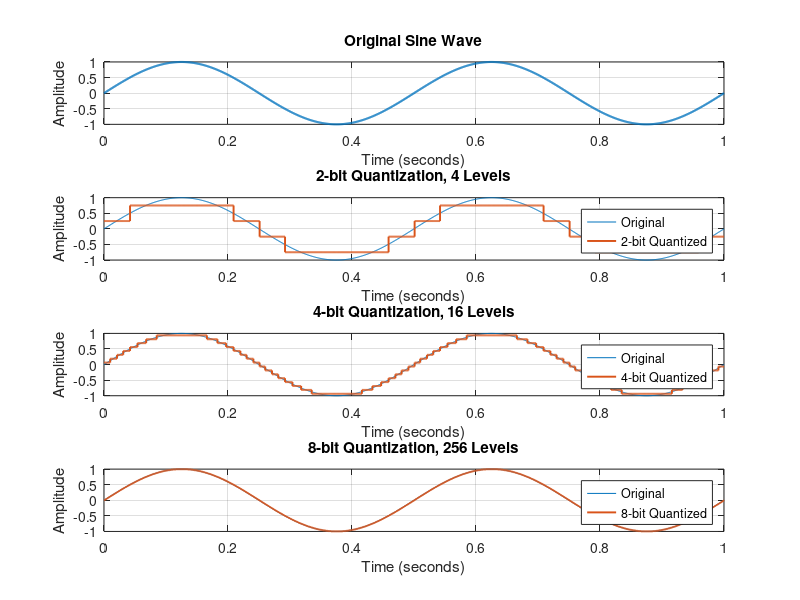
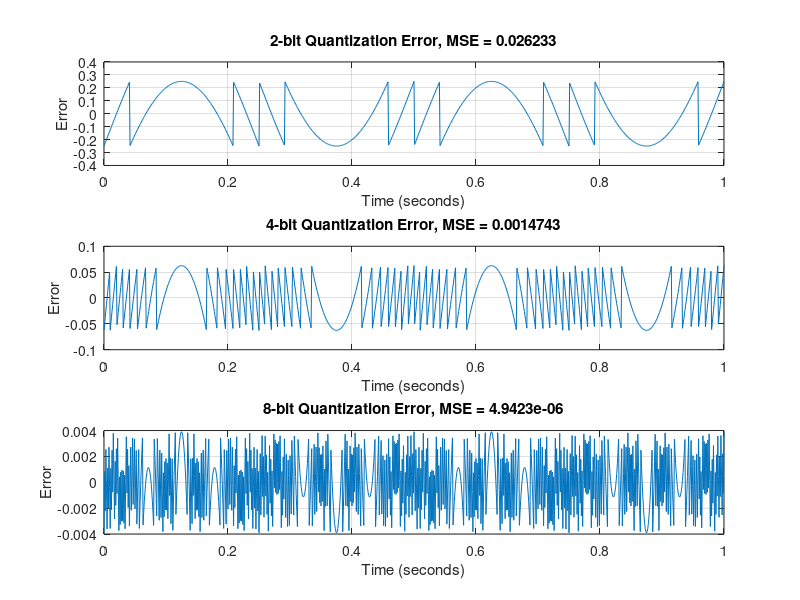

Write MATLAB code to recreate these figures, in order.
clc;
clear;
close all;

% Generate original sine wave
f = 2;
T = 1;
t = 0:0.001:T;
x = sin(2*pi*f*t);

% Signal range
x_min = -1;
x_max = 1;

% Bit resolutions
bits2 = 2;
bits4 = 4;
bits8 = 8;

% Number of levels
L2 = 2^bits2;
L4 = 2^bits4;
L8 = 2^bits8;

% Quantization step sizes
delta2 = (x_max - x_min) / L2;
delta4 = (x_max - x_min) / L4;
delta8 = (x_max - x_min) / L8;

% -----------------------------
% 2-bit quantization
% -----------------------------
index2 = floor((x - x_min) / delta2);
index2(index2 >= L2) = L2 - 1;
index2(index2 < 0) = 0;

xq2 = x_min + (index2 + 0.5) * delta2;

% -----------------------------
% 4-bit quantization
% -----------------------------
index4 = floor((x - x_min) / delta4);
index4(index4 >= L4) = L4 - 1;
index4(index4 < 0) = 0;

xq4 = x_min + (index4 + 0.5) * delta4;

% -----------------------------
% 8-bit quantization
% -----------------------------
index8 = floor((x - x_min) / delta8);
index8(index8 >= L8) = L8 - 1;
index8(index8 < 0) = 0;

xq8 = x_min + (index8 + 0.5) * delta8;

% Quantization errors
error2 = x - xq2;
error4 = x - xq4;
error8 = x - xq8;

% Mean Squared Errors
MSE2 = mean(error2.^2);
MSE4 = mean(error4.^2);
MSE8 = mean(error8.^2);

% Display results
fprintf('2-bit MSE = %.8f\n', MSE2);
fprintf('4-bit MSE = %.8f\n', MSE4);
fprintf('8-bit MSE = %.8f\n', MSE8);

% Plot quantized signals
figure;

subplot(4,1,1);
plot(t, x, 'LineWidth', 1.5);
title('Original Sine Wave');
xlabel('Time (seconds)');
ylabel('Amplitude');
grid on;

subplot(4,1,2);
plot(t, x);
hold on;
stairs(t, xq2, 'LineWidth', 1.4);
title('2-bit Quantization, 4 Levels');
xlabel('Time (seconds)');
ylabel('Amplitude');
legend('Original', '2-bit Quantized');
grid on;
hold off;

subplot(4,1,3);
plot(t, x);
hold on;
stairs(t, xq4, 'LineWidth', 1.4);
title('4-bit Quantization, 16 Levels');
xlabel('Time (seconds)');
ylabel('Amplitude');
legend('Original', '4-bit Quantized');
grid on;
hold off;

subplot(4,1,4);
plot(t, x);
hold on;
stairs(t, xq8, 'LineWidth', 1.4);
title('8-bit Quantization, 256 Levels');
xlabel('Time (seconds)');
ylabel('Amplitude');
legend('Original', '8-bit Quantized');
grid on;
hold off;

% Plot quantization errors
figure;

subplot(3,1,1);
plot(t, error2);
title(['2-bit Quantization Error, MSE = ', num2str(MSE2)]);
xlabel('Time (seconds)');
ylabel('Error');
grid on;

subplot(3,1,2);
plot(t, error4);
title(['4-bit Quantization Error, MSE = ', num2str(MSE4)]);
xlabel('Time (seconds)');
ylabel('Error');
grid on;

subplot(3,1,3);
plot(t, error8);
title(['8-bit Quantization Error, MSE = ', num2str(MSE8)]);
xlabel('Time (seconds)');
ylabel('Error');
grid on;

drawnow;
